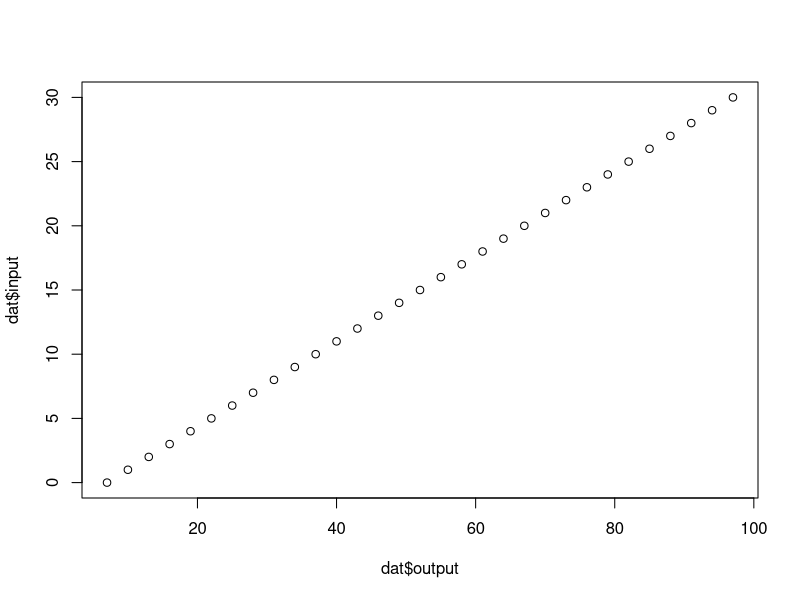

Write R code to recreate this figure.
library(ggplot2)

x = seq(0,30)
dat = data.frame(input = x, output = (7 + 3*x))
plot(dat$output,dat$input)

predictions <- function(w0,w1,input){
  predictions = w0 + w1*input
  predictions
}
errors <- function(outputs, prediction){
  outputs - prediction
}

gradientw0 <- function(error){
-2*sum(error)  
}

gradientw1 <- function(error,input){
  -2*sum(error*input)  
}


w0_old = -100
w1_old = 0

zeta = 0.00001

grad0 = 10
grad1 = 10

while((abs(grad0) + abs(grad1)) > 0.5){
  prediction = predictions(w0_old,w1_old,dat$input)
  error = errors(dat$output,prediction)
  grad0  = gradientw0(error)
  grad1  = gradientw1(error,dat$input)
  w0_new = w0_old - zeta*grad0
  w1_new = w1_old - zeta*grad1
  w0_old = w0_new
  w1_old = w1_new
  print(paste(w0_old,w1_old))
}



